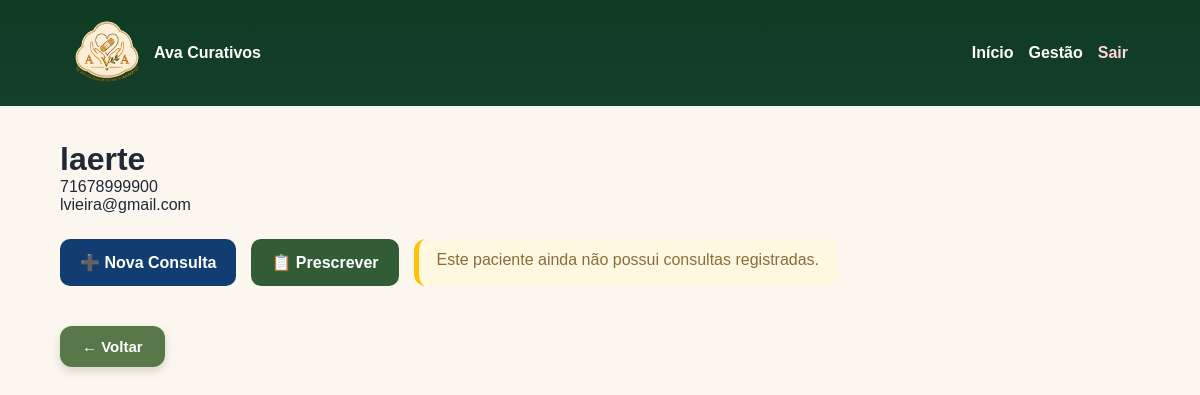
The app's page /paciente/11/arquivo/ (signed in) with its own data.
### pacientes/models.py (models this page shows, shortened)
class Paciente(models.Model):
    ORIGEM_CHOICES = [
        ('REDE_SOCIAL', 'Rede Social'),
        ('SITE', 'Site'),
        ('AMIGOS', 'Amigos'),
        ('OUTROS', 'Outros'),
    ]
    nome = models.CharField(max_length=200)
    endereco = models.CharField(max_length=255)
    telefone = models.CharField(max_length=20)
    data_nascimento = models.DateField()
    origem = models.CharField(max_length=20, choices=ORIGEM_CHOICES)
    email = models.EmailField(blank=True, null=True)
    criado_em = models.DateTimeField(auto_now_add=True)

### pacientes/views.py (the view)
# urls.py: path('paciente/<int:id>/arquivo/', arquivo_paciente, name='arquivo_paciente'),
@login_required
def arquivo_paciente(request, id):
    paciente = get_object_or_404(
        Paciente,
        id=id
    )
    consultas = (
        Consulta.objects
        .filter(paciente=paciente)
        .order_by("-criada_em")
    )
    tem_consultas = consultas.exists()
    return render(
        request,
        "pacientes/arquivo.html",
        {
            "paciente": paciente,
            "consultas": consultas,
            "tem_consultas": tem_consultas,
        }
    )

### templates/pacientes/arquivo.html (shortened to what this page needs)
{% extends 'base.html' %}
{% block content %}
<div class="paciente-header">
    <h1>
        {{ paciente.nome }}
    </h1>
    <p>
        {{ paciente.telefone }}
    </p>
    <p>
        {{ paciente.email }}
    </p>
<div class="acoes-paciente">
    <a href="{% url 'nova_consulta' paciente.id %}"
       class="btn btn-nova">
        ➕ Nova Consulta
    </a>
    <a href="{% url 'prescrever_paciente' paciente.id %}" class="btn btn-prescrever">
        📋 Prescrever
    </a>
    {% if tem_consultas %}
        <a href="{% url 'historico_consultas' paciente.id %}"
           class="btn btn-historico">
            📋 Histórico de Consultas
        </a>
    {% else %}
        <div class="sem-consultas">
            Este paciente ainda não possui consultas registradas.
        </div>
    {% endif %}
</div>
{% endblock %}

### static/css/style.css (style rules this page uses)
* { margin:0; padding:0; box-sizing:border-box; font-family:Arial, Helvetica, sans-serif; }
body { background:#f3f6fb; color:#1f2937; }
button, .btn { background:#123d73; color:white; padding:14px 20px; border:none; border-radius:10px; text-decoration:none; font-weight:bold; cursor:pointer; display:inline-block; }
body { background:#fbf7ef; }
:root { --verde-principal:#556f47; --verde-escuro:#3f5a38; --bege:#f8f4ec; --azul:#123d73; }
.acoes-paciente { display:flex; gap:15px; flex-wrap:wrap; margin:25px 0; }
.btn-nova { background:#123d73; }
.sem-consultas { background:#fff8e1; color:#8a6d3b; padding:12px 18px; border-radius:12px; border-left:5px solid #ffc107; font-weight:500; }
.btn-prescrever { background:#315c35; }

### records on screen
Paciente: nome "laerte", telefone "71678999900", email "lvieira@gmail.com"
